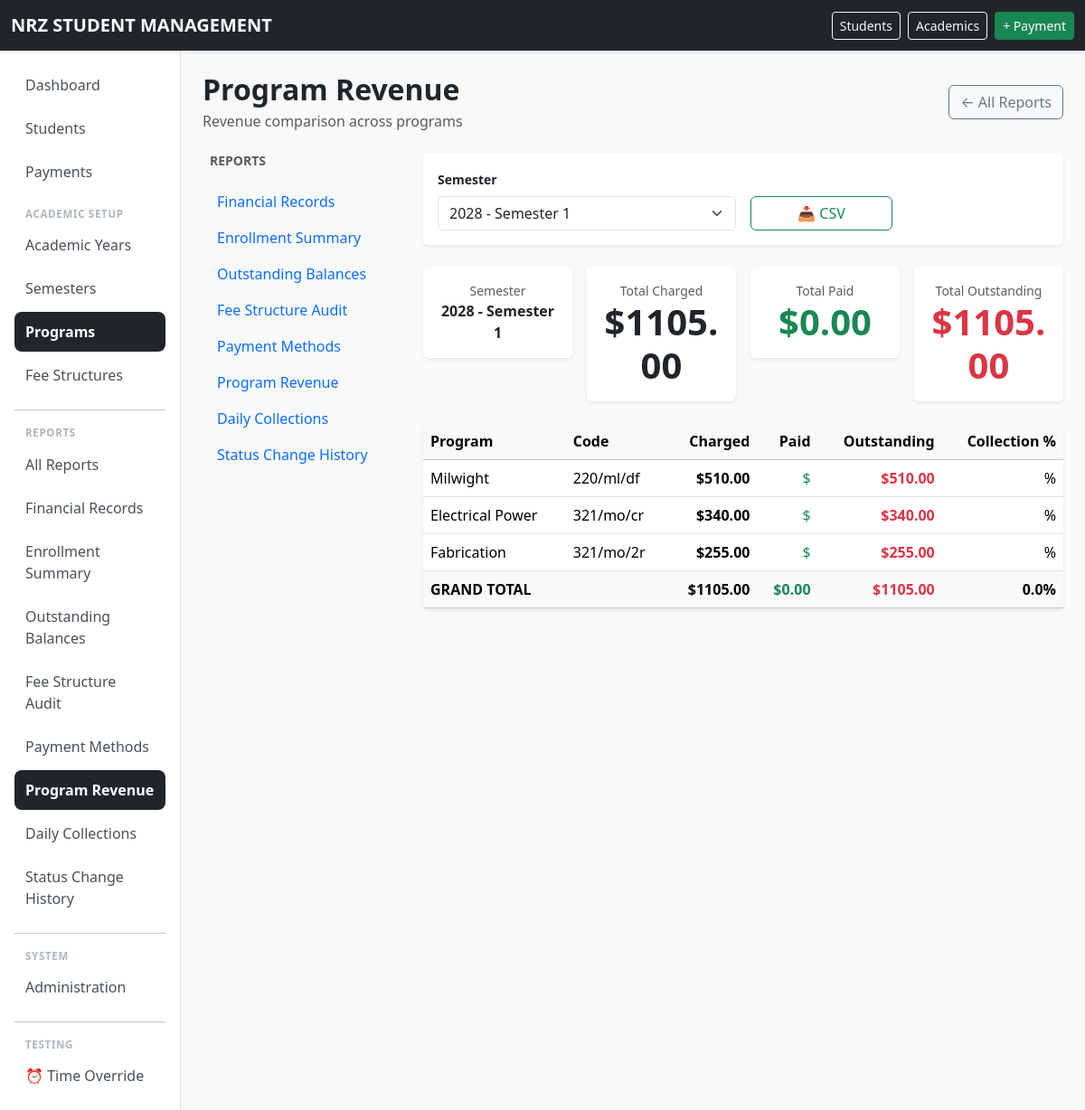
Screenshot of /reports/program-revenue/ (signed in) with the database file from the repository.
### school/models.py (models this page shows, shortened)
class Semester(models.Model):
    PERIOD_CHOICES = [
        (1, "Semester Period 1"),
        (2, "Semester Period 2"),
    ]
    academic_year = models.ForeignKey(
        AcademicYear,
        on_delete=models.PROTECT,
        related_name="semesters",
    )
    number = models.PositiveSmallIntegerField(
        choices=PERIOD_CHOICES,
    )
    start_date = models.DateField()
    end_date = models.DateField()
    class Meta:
        ordering = ["-academic_year__name", "number"]
        constraints = [
            models.UniqueConstraint(
                fields=["academic_year", "number"],
                name="unique_semester_period_per_year",
            ),
        ]
    def __str__(self):
        return f"{self.academic_year.name} - Semester {self.number}"

class AcademicYear(models.Model):
    name = models.CharField(
        max_length=20,
        unique=True,
    )
    start_date = models.DateField()
    end_date = models.DateField()
    is_current = models.BooleanField(
        default=False,
    )
    class Meta:
        ordering = ["-name"]
        constraints = [
            models.UniqueConstraint(
                fields=["is_current"],
                condition=Q(is_current=True),
                name="only_one_current_academic_year",
            ),
        ]

class Program(models.Model):
    CATEGORY_CHOICES = [
        ("NC", "National Certificate"),
        ("NQ", "National Qualification"),
        ("OTHER", "Other"),
    ]
    code = models.CharField(
        max_length=30,
        unique=True,
    )
    name = models.CharField(
        max_length=150,
        unique=True,
    )
    description = models.TextField(
        blank=True,
    )
    duration_years = models.PositiveSmallIntegerField()
    category = models.CharField(
        max_length=10,
        choices=CATEGORY_CHOICES,
        default="OTHER",
    )
    active = models.BooleanField(
        default=True,
    )
    class Meta:
        ordering = ["name"]

### school/views.py (the view, shortened to what this page needs)
# urls.py: path("reports/program-revenue/", views.program_revenue_report, name="program_revenue_report"),
@permission_required("school.can_view_financial_reports", raise_exception=True)
def program_revenue_report(request):
    today = get_current_date()
    current_semester = Semester.objects.filter(
        start_date__lte=today, end_date__gte=today
    ).first()
    semester = _get_filtered_semester(request, current_semester)
    export_format = request.GET.get("format")
    revenue_data = program_revenue(semester)
    for item in revenue_data:
        charged = item["charged"] or Decimal("0")
        paid = item["paid"] or Decimal("0")
        item["outstanding"] = charged - paid
        item["collection_rate"] = (paid / charged * 100) if charged > 0 else 0
    total_charged = sum(item["charged"] or Decimal("0") for item in revenue_data)
    total_paid = sum(item["paid"] or Decimal("0") for item in revenue_data)
    total_outstanding = sum(item["outstanding"] for item in revenue_data)
    overall_collection_rate = (total_paid / total_charged * 100) if total_charged > 0 else 0
    all_semesters = Semester.objects.select_related("academic_year").order_by(
        "-academic_year__name", "number"
    )
    context = {
        "semester": semester,
        "revenue_data": revenue_data,
        "all_semesters": all_semesters,
        "today": today,
        "total_charged": total_charged,
        "total_paid": total_paid,
        "total_outstanding": total_outstanding,
        "overall_collection_rate": overall_collection_rate,
        "report": next((r for r in REPORTS if r["view"] == "program_revenue_report"), None),
        "reports": REPORTS,
    }
    return render(request, "school/reports/program_revenue.html", context)

### school/context_processors.py (called while the page is built)
def time_override_enabled(request):
    return {
        'ENABLE_TIME_OVERRIDE': getattr(settings, 'ENABLE_TIME_OVERRIDE', False)
    }

### school/models.py (called while the page is built)
def program_revenue(semester):
    return StudentCharge.objects.filter(
        fee_item__fee_structure__semester=semester
    ).values(
        "fee_item__fee_structure__program__id",
        "fee_item__fee_structure__program__name",
        "fee_item__fee_structure__program__code"
    ).annotate(
        charged=Sum("amount"),
        paid=Sum(
            "student__payments__amount",
            filter=Q(student__payments__semester=semester)
        )
    ).order_by("-charged")

    @classmethod
    def get_frozen_time(cls):
        obj = cls.objects.first()
        return obj.frozen_datetime if obj else None

### school/templatetags/school_tags.py (called while the page is built)
@register.filter
def mul(value, arg):
    try:
        return value * arg
    except (ValueError, TypeError):
        return value

@register.filter
def div(value, arg):
    try:
        if arg == 0:
            return 0
        return value / arg
    except (ValueError, TypeError):
        return value

### school/utils/time_utils.py (called while the page is built)
def get_current_datetime():
    if getattr(settings, 'ENABLE_TIME_OVERRIDE', False):
        from school.models import TimeOverride
        frozen = TimeOverride.get_frozen_time()
        if frozen is not None:
            if timezone.is_naive(frozen):
                frozen = timezone.make_aware(frozen)
            return frozen
    return timezone.now()

def get_current_date():
    return get_current_datetime().date()

### school/views.py (called while the page is built, shortened)
def _get_filtered_semester(request, default_semester=None):
    today = get_current_date()
    semester_id = request.GET.get("semester")
    if semester_id:
        try:
            return Semester.objects.select_related("academic_year").get(pk=semester_id)
        except Semester.DoesNotExist:
            pass
    if default_semester:
        return default_semester

### templates/school/reports/program_revenue.html (shortened to what this page needs)
{% extends "school/reports/_base.html" %}
{% load school_tags %}
{% block report_content %}
<form method="get" class="card border-0 shadow-sm mb-4 filter-form print-hidden">
    <div class="card-body">
        <div class="row g-3 align-items-end flex-wrap">
            <div class="col-12 col-md-6">
                <label class="form-label fw-semibold small">Semester</label>
                <select name="semester" class="form-select" onchange="this.form.submit()">
                    {% for s in all_semesters %}
                    <option value="{{ s.pk }}" {% if semester and semester.pk == s.pk %}selected{% endif %}>
                        {{ s }}
                    </option>
                    {% endfor %}
                </select>
            </div>
            <div class="col-12 col-md-3">
                <div class="d-flex gap-2">
                    <a href="?format=csv{% if semester %}&semester={{ semester.pk }}{% endif %}"
                       class="btn btn-outline-success w-100">
                        📥 CSV
                    </a>
                </div>
            </div>
        </div>
    </div>
</form>
{% if semester %}
<div class="row g-3 mb-4">
    <div class="col-6 col-md-3">
        <div class="card border-0 shadow-sm text-center p-3">
            <div class="text-muted small">Semester</div>
            <div class="fw-bold">{{ semester }}</div>
        </div>
    </div>
    <div class="col-6 col-md-3">
        <div class="card border-0 shadow-sm text-center p-3">
            <div class="text-muted small">Total Charged</div>
            <div class="display-6 fw-bold">${{ total_charged|floatformat:2 }}</div>
        </div>
    </div>
    <div class="col-6 col-md-3">
        <div class="card border-0 shadow-sm text-center p-3">
            <div class="text-muted small">Total Paid</div>
            <div class="display-6 fw-bold text-success">${{ total_paid|floatformat:2 }}</div>
        </div>
    </div>
    <div class="col-6 col-md-3">
        <div class="card border-0 shadow-sm text-center p-3">
            <div class="text-muted small">Total Outstanding</div>
            <div class="display-6 fw-bold text-danger">${{ total_outstanding|floatformat:2 }}</div>
        </div>
    </div>
</div>
<div class="card border-0 shadow-sm">
    <div class="card-body p-0">
        {% if revenue_data %}
        <div class="table-responsive">
            <table class="table table-hover mb-0">
                <thead class="table-light">
                    <tr>
                        <th>Program</th>
                        <th>Code</th>
                        <th class="text-end">Charged</th>
                        <th class="text-end">Paid</th>
                        <th class="text-end">Outstanding</th>
                        <th class="text-end">Collection %</th>
                    </tr>
                </thead>
                <tbody>
                    {% for item in revenue_data %}
                    <tr>
                        <td>{{ item.fee_item__fee_structure__program__name }}</td>
                        <td>{{ item.fee_item__fee_structure__program__code }}</td>
                        <td class="text-end fw-bold">${{ item.charged|floatformat:2 }}</td>
                        <td class="text-end text-success">${{ item.paid|floatformat:2 }}</td>
                        <td class="text-end {% if item.outstanding > 0 %}text-danger{% else %}text-success{% endif %} fw-bold">
                            ${{ item.outstanding|floatformat:2 }}
                        </td>
                        <td class="text-end">
                            {% if item.charged > 0 %}
                                {{ item.paid|div:item.charged|mul:100|floatformat:1 }}%
                            {% else %}
                                0%
                            {% endif %}
                        </td>
                    </tr>
                    {% endfor %}
                </tbody>
                <tfoot class="table-light fw-bold">
                    <tr>
                        <td colspan="2">GRAND TOTAL</td>
                        <td class="text-end">${{ total_charged|floatformat:2 }}</td>
                        <td class="text-end text-success">${{ total_paid|floatformat:2 }}</td>
                        <td class="text-end text-danger">${{ total_outstanding|floatformat:2 }}</td>
                        <td class="text-end">
                            {% if total_charged > 0 %}{{ total_paid|div:total_charged|mul:100|floatformat:1 }}%{% else %}0%{% endif %}
                        </td>
                    </tr>
                </tfoot>
            </table>
        </div>
        {% else %}
        <div class="text-center py-5">
            <p class="text-muted mb-0">No revenue data for {{ semester }}.</p>
        </div>
        {% endif %}
    </div>
</div>
{% else %}
<div class="card border-0 shadow-sm">
    <div class="card-body text-center py-5">
        <p class="text-muted mb-0">Select a semester to view program revenue comparison.</p>
    </div>
</div>
{% endif %}
{% endblock %}

### rows the page displays
Semester: academic_year+number "2028 - Semester 1"
Program: fee_item__fee_structure__program__name "Milwight", fee_item__fee_structure__program__code "220/ml/df", charged "510.00", outstanding "510.00"
Program: fee_item__fee_structure__program__name "Electrical Power", fee_item__fee_structure__program__code "321/mo/cr", charged "340.00", outstanding "340.00"
Program: fee_item__fee_structure__program__name "Fabrication", fee_item__fee_structure__program__code "321/mo/2r", charged "255.00", outstanding "255.00"

### other values shown
{{ report.name }} "Program Revenue"
{{ report.desc }} "Revenue comparison across programs"
{{ r.name }} "Financial Records" "Enrollment Summary" "Outstanding Balances" "Fee Structure Audit" "Payment Methods" "Program Revenue" "Daily Collections" "Status Change History"
{{ total_charged|floatformat:2 }} "1105.00"
{{ total_paid|floatformat:2 }} "0.00"
{{ total_outstanding|floatformat:2 }} "1105.00"
{{ total_paid|div:total_charged|mul:100|floatformat:1 }} "0.0"
form field semester "2028 - Semester 1"
